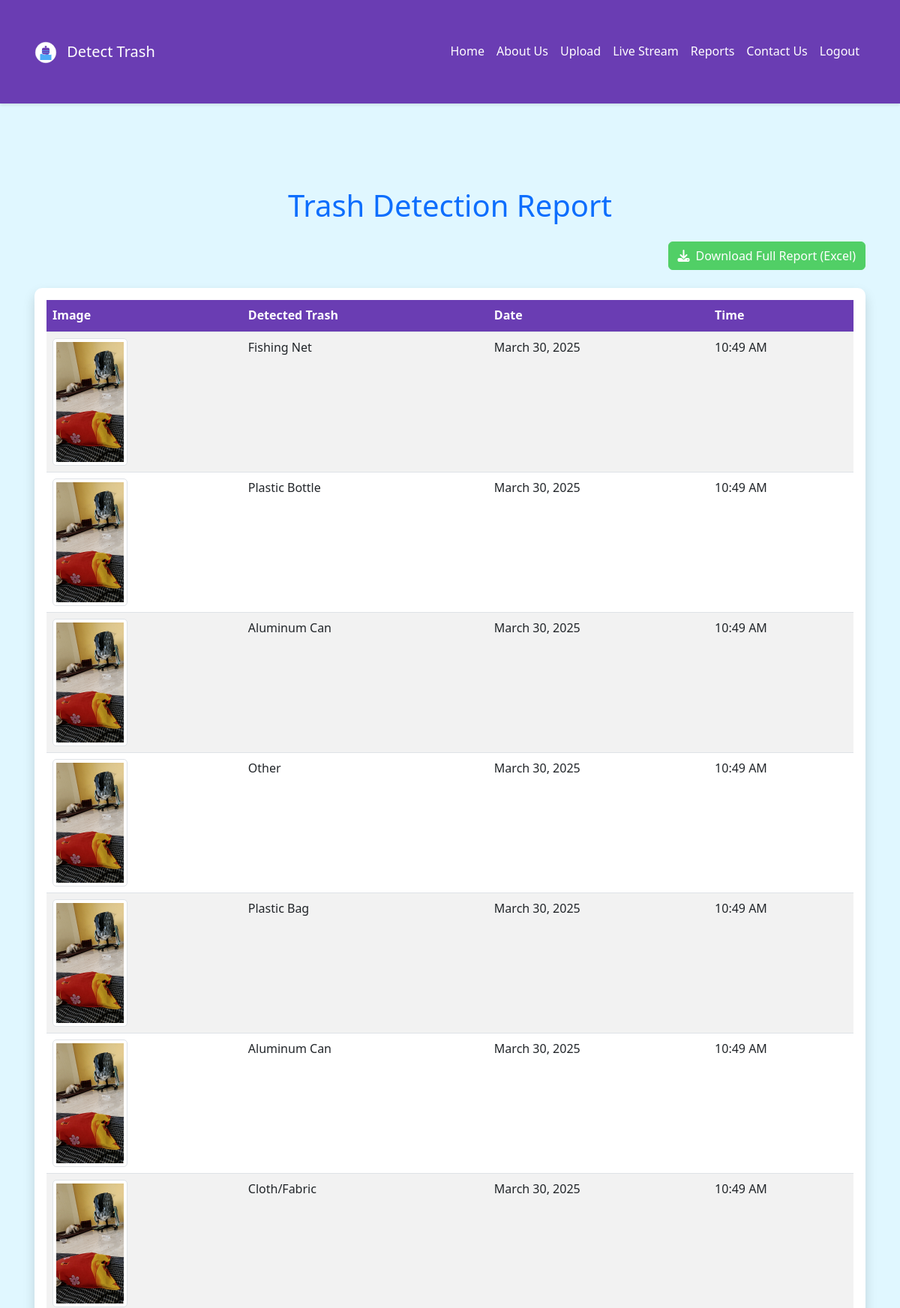
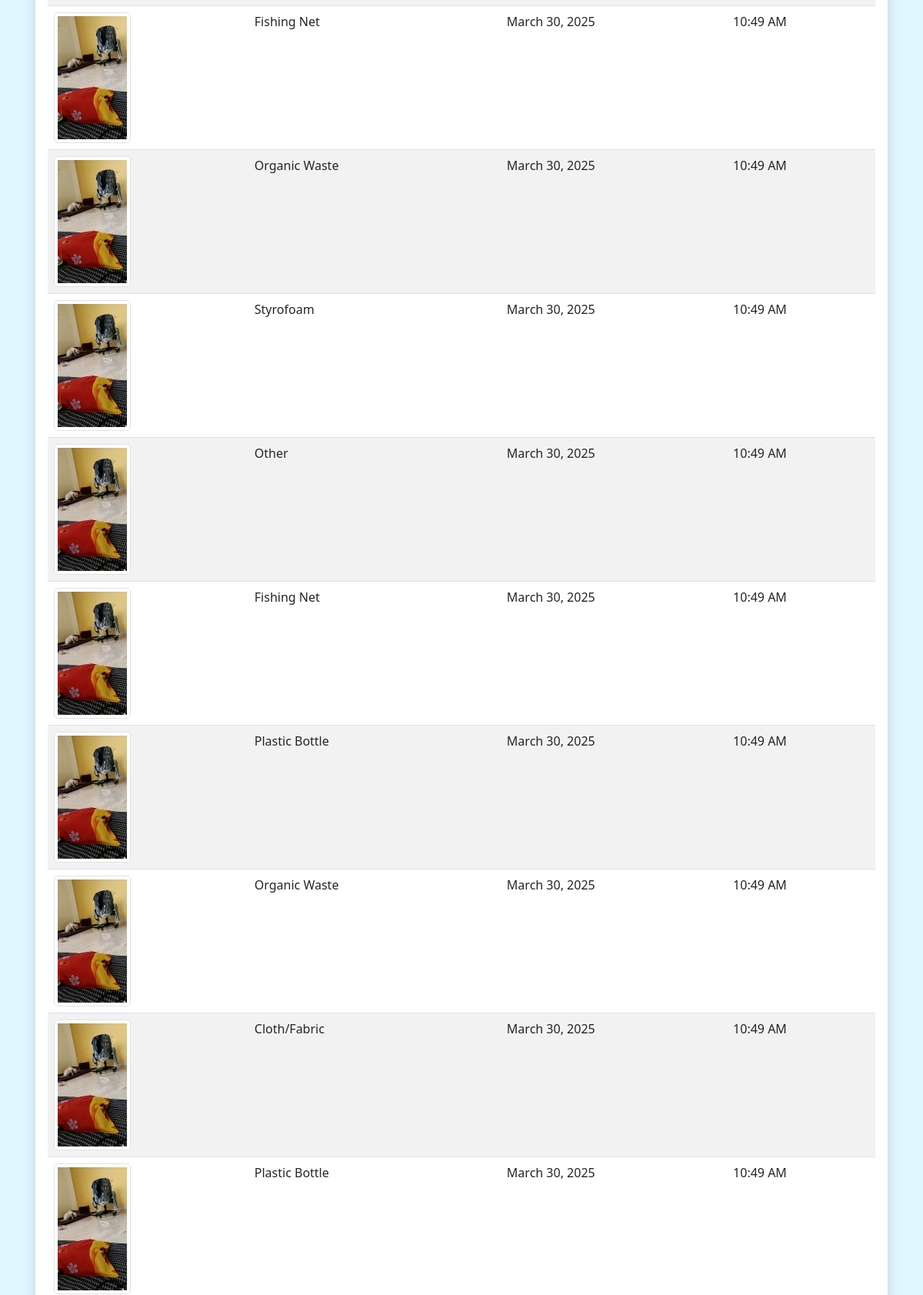
Screenshot of /reports (signed in, upper part) with the database file from the repository (2 pictures, top to bottom).
### models.py (models this page shows, shortened)
class DetectionResult(db.Model):
    id = db.Column(db.Integer, primary_key=True)
    user_id = db.Column(db.Integer, db.ForeignKey('user.id'), nullable=False)
    image_path = db.Column(db.String(256), nullable=False)
    trash_type = db.Column(db.String(50), nullable=False)
    confidence = db.Column(db.Float, nullable=False)
    detection_date = db.Column(db.DateTime, default=datetime.utcnow)

### routes.py (the view)
@app.route('/reports')
@login_required
def reports():
    detections = DetectionResult.query.filter_by(user_id=current_user.id).order_by(DetectionResult.detection_date.desc()).all()
    return render_template('reports.html', title='Reports', detections=detections)

### models.py (called while the page is built)
@login_manager.user_loader
def load_user(user_id):
    return User.query.get(int(user_id))

### templates/reports.html (shortened to what this page needs)
{% extends "base.html" %}
{% block content %}
<div class="row">
    <div class="col-md-12">
        <h1 class="text-center text-primary mb-4">Trash Detection Report</h1>
        <div class="d-flex justify-content-end mb-4">
            <a href="{{ url_for('download_report') }}" class="btn btn-success">
                <i class="fas fa-download me-2"></i>Download Full Report (Excel)
            </a>
        </div>
        {% if detections %}
        <div class="card shadow mb-5">
            <div class="card-body">
                <div class="table-responsive">
                    <table class="table table-striped report-table">
                        <thead>
                            <tr>
                                <th>Image</th>
                                <th>Detected Trash</th>
                                <th>Date</th>
                                <th>Time</th>
                            </tr>
                        </thead>
                        <tbody>
                            {% for detection in detections %}
                            <tr>
                                <td>
                                    <img src="{{ url_for('static', filename=detection.image_path.replace('static/', '')) }}" alt="Trash Image" class="img-thumbnail" width="100">
                                </td>
                                <td>{{ detection.trash_type }}</td>
                                <td>{{ detection.detection_date.strftime('%B %d, %Y') }}</td>
                                <td>{{ detection.detection_date.strftime('%I:%M %p') }}</td>
                            </tr>
                            {% endfor %}
                        </tbody>
                    </table>
                </div>
            </div>
        </div>
                    {% set trash_types = [] %}
                    {% for detection in detections %}
                        {% if detection.trash_type not in trash_types %}
                            {% set trash_types = trash_types + [detection.trash_type] %}
                        {% endif %}
                    {% endfor %}
                                {% set avg_confidence = 0 %}
                                {% for detection in detections %}
                                    {% set avg_confidence = avg_confidence + detection.confidence %}
                                {% endfor %}
        {% endif %}
    </div>
</div>
{% endblock %}

### templates/base.html (shortened to what this page needs)
<!DOCTYPE html>
<html lang="en">
<head>
    <link href="https://cdn.jsdelivr.net/npm/bootstrap@5.3.0/dist/css/bootstrap.min.css" rel="stylesheet">
    <link rel="stylesheet" href="https://cdnjs.cloudflare.com/ajax/libs/font-awesome/6.4.0/css/all.min.css">
    <link rel="stylesheet" href="{{ url_for('static', filename='css/style.css') }}">
</head>
<body>
    <nav class="navbar navbar-expand-lg">
        <div class="container">
            <a class="navbar-brand" href="{{ url_for('home') }}">
                <img src="{{ url_for('static', filename='assets/logo.svg') }}" alt="Logo" width="30" height="30" class="d-inline-block align-text-top me-2">
                Detect Trash
            </a>
            <div class="collapse navbar-collapse" id="navbarNav">
                <ul class="navbar-nav ms-auto">
                    <li class="nav-item">
                        <a class="nav-link" href="{{ url_for('home') }}">Home</a>
                    </li>
                    <li class="nav-item">
                        <a class="nav-link" href="{{ url_for('about') }}">About Us</a>
                    </li>
                    {% if current_user.is_authenticated %}
                    <li class="nav-item">
                        <a class="nav-link" href="{{ url_for('upload') }}">Upload</a>
                    </li>
                    <li class="nav-item">
                        <a class="nav-link" href="{{ url_for('livestream') }}">Live Stream</a>
                    </li>
                    <li class="nav-item">
                        <a class="nav-link" href="{{ url_for('reports') }}">Reports</a>
                    </li>
                    {% endif %}
                    <li class="nav-item">
                        <a class="nav-link" href="{{ url_for('contact') }}">Contact Us</a>
                    </li>
                    {% if current_user.is_authenticated %}
                    <li class="nav-item">
                        <a class="nav-link" href="{{ url_for('logout') }}">Logout</a>
                    </li>
                    {% else %}
                    <li class="nav-item">
                        <a class="nav-link" href="{{ url_for('login') }}">Login</a>
                    </li>
                    {% endif %}
                </ul>
            </div>
        </div>
    </nav>
    <div class="container mt-3">
    </div>
    <main class="container">
        {% block content %}{% endblock %}
    </main>
</body>
</html>

### static/css/style.css (style rules this page uses)
:root { --primary-color: #6a3db3; --secondary-color: #e0f7ff; --accent-color: #4a2d7d; --light-color: #f5f8fa; --dark-color: #333333; --danger-color: #ff6b6b; --success-color: #51cf66; --warning-color: #fcc419; --info-color: #4dabf7; }
body { font-family: 'Segoe UI', Tahoma, Geneva, Verdana, sans-serif; background-color: var(--secondary-color); color: var(--dark-color); line-height: 1.6; margin: 0; padding: 0; }
.navbar { background-color: var(--primary-color); padding: 1rem; box-shadow: 0 2px 4px rgba(0, 0, 0, 0.1); }
.navbar-brand, .nav-link { color: white !important; }
.container { padding: 2rem 1rem; }
.card { border-radius: 10px; box-shadow: 0 4px 6px rgba(0, 0, 0, 0.1); margin-bottom: 1.5rem; border: none; overflow: hidden; }
.btn-success { background-color: var(--success-color); border-color: var(--success-color); }
.report-table { width: 100%; margin-bottom: 1.5rem; }
.report-table th { background-color: var(--primary-color); color: white; }
.report-table td img { max-width: 100px; border-radius: 5px; }

### rows the page displays
DetectionResult: image_path (picture), trash_type "Fishing Net", detection_date "March 30, 2025", detection_date "10:49 AM"
DetectionResult: image_path (picture), trash_type "Plastic Bottle", detection_date "March 30, 2025", detection_date "10:49 AM"
DetectionResult: image_path (picture), trash_type "Aluminum Can", detection_date "March 30, 2025", detection_date "10:49 AM"
DetectionResult: image_path (picture), trash_type "Other", detection_date "March 30, 2025", detection_date "10:49 AM"
DetectionResult: image_path (picture), trash_type "Plastic Bag", detection_date "March 30, 2025", detection_date "10:49 AM"
DetectionResult: image_path (picture), trash_type "Aluminum Can", detection_date "March 30, 2025", detection_date "10:49 AM"
DetectionResult: image_path (picture), trash_type "Cloth/Fabric", detection_date "March 30, 2025", detection_date "10:49 AM"
DetectionResult: image_path (picture), trash_type "Fishing Net", detection_date "March 30, 2025", detection_date "10:49 AM"
DetectionResult: image_path (picture), trash_type "Organic Waste", detection_date "March 30, 2025", detection_date "10:49 AM"
DetectionResult: image_path (picture), trash_type "Styrofoam", detection_date "March 30, 2025", detection_date "10:49 AM"
DetectionResult: image_path (picture), trash_type "Other", detection_date "March 30, 2025", detection_date "10:49 AM"
DetectionResult: image_path (picture), trash_type "Fishing Net", detection_date "March 30, 2025", detection_date "10:49 AM"
DetectionResult: image_path (picture), trash_type "Plastic Bottle", detection_date "March 30, 2025", detection_date "10:49 AM"
DetectionResult: image_path (picture), trash_type "Organic Waste", detection_date "March 30, 2025", detection_date "10:49 AM"
DetectionResult: image_path (picture), trash_type "Cloth/Fabric", detection_date "March 30, 2025", detection_date "10:49 AM"
DetectionResult: image_path (picture), trash_type "Plastic Bottle", detection_date "March 30, 2025", detection_date "10:49 AM"
